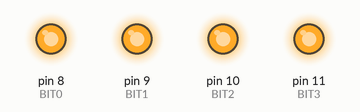
Simulated run of this sketch. Board: Arduino Uno, built with avr-gcc and run on an emulated ATmega328P. Parts: output pins drawn as LEDs (lit = HIGH).

Above: at 0.2 s.
At 1.2 s:
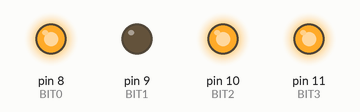
At 2.2 s:
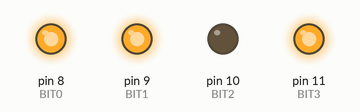
At 4.7 s:
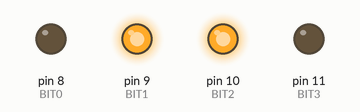
At 7.2 s:
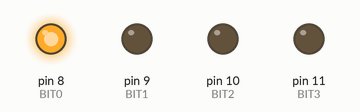
At 9.7 s:
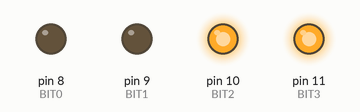
Timing chart, 0 to 10.4 s (numbered marks = the images above):
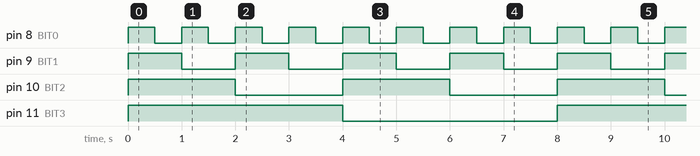

The sketch:

reto2_descendente.ino
```cpp
const int BIT0 = 8;
const int BIT1 = 9;
const int BIT2 = 10;
const int BIT3 = 11;

const int waitDelay = 500;

void setup()
{
  pinMode(BIT0, OUTPUT);
  pinMode(BIT1, OUTPUT);
  pinMode(BIT2, OUTPUT);
  pinMode(BIT3, OUTPUT);
}

void loop()
{
  for (int numero = 15; numero >= 0; numero--)
  {
    digitalWrite(BIT0, (numero & (1 << 0)) ? HIGH : LOW);
    digitalWrite(BIT1, (numero & (1 << 1)) ? HIGH : LOW);
    digitalWrite(BIT2, (numero & (1 << 2)) ? HIGH : LOW);
    digitalWrite(BIT3, (numero & (1 << 3)) ? HIGH : LOW);

    delay(waitDelay);
  }
}
```

Measured:
- by itself, pin 8 (BIT0): alternates HIGH for 0.50 s and LOW for 0.50 s
- by itself, pin 9 (BIT1): alternates HIGH for 1.0 s and LOW for 1.0 s
- by itself, pin 10 (BIT2): alternates HIGH for 2.0 s and LOW for 2.0 s
- by itself, pin 11 (BIT3): alternates HIGH for 4.0 s and LOW for 4.0 s
